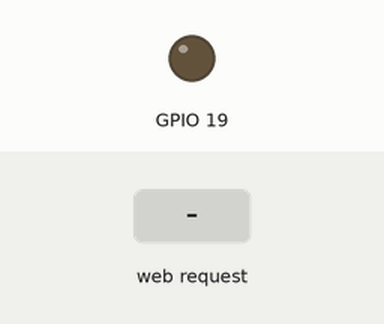
A sketch run on a simulated ESP32. Parts: output pins drawn as LEDs (lit = HIGH). The test bench sets the inputs (shaded band). WiFi joins after 1.5 s; servers stay silent unless stated; nothing arrives over Bluetooth unless stated; what the sketch prints to the serial monitor is not drawn.

Above: at 2.7 s.
2.8 s: HTTP request GET /callcancle received
At 4.3 s:
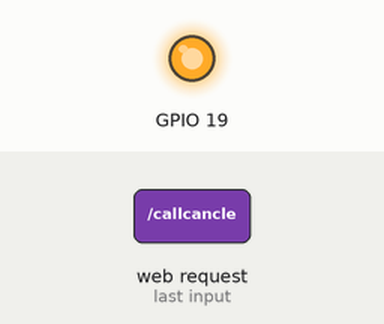
Timing chart, 0 to 6.0 s (numbered marks = the images above; inputs shaded):
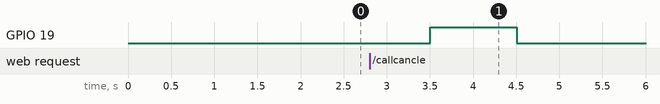

The sketch:

bluetoothscan2.ino
```cpp
#include <BLEDevice.h>
#include <BLEUtils.h>
#include <BLEScan.h>
#include <BLEAdvertisedDevice.h>
#include <WiFi.h>
#include <WebServer.h>


// 접속할 WIFI Name /  WIFI Password
const char* ssid = "NNX-2.4G";
const char* password = "$@43skshslrtm";

// 고정 IP 설정
IPAddress ip(192, 168, 0, 88);
IPAddress gateway(192, 168, 0, 1);
IPAddress subnet(255, 255, 255, 0);

// 포트 설정
const int serverPort = 80;
WebServer server(serverPort);
int scanTime = 1; // 스캔 시간을 5초로 설정합니다.


// 와이파이 접속
void setup_wifi(){
    // 시리얼 통신 초기화(실행), 전송속도 설정

    // 고정 IP 설정
    if (!WiFi.config(ip, gateway, subnet)){
        Serial.println("STA Failed to configure");
    }
    // 먼저 WiFi 네트워크에 연결합니다.
    Serial.println();
    Serial.print("Connecting to ");
    Serial.println(ssid);

    WiFi.begin(ssid, password);

    // 와이파이가 접속이 됬는지 확인
    while (WiFi.status() != WL_CONNECTED){
        delay(500);
        Serial.print("연결 시도중!");
    }

    Serial.println("");
    Serial.println("WiFi connected");
    Serial.print("IP address: ");
    Serial.println(WiFi.localIP());
    Serial.print("Port address: ");
    Serial.println(serverPort);
}
void reconnectWiFi() {
    if (WiFi.status() != WL_CONNECTED) {
        WiFi.disconnect();
        WiFi.config(ip, gateway, subnet);
        WiFi.begin(ssid, password);
        Serial.print("Reconnecting to WiFi");

        while (WiFi.status() != WL_CONNECTED) {
            delay(500);
            Serial.print(".");
        }

        Serial.println("");
        Serial.println("WiFi reconnected");
        Serial.print("IP address: ");
        Serial.println(WiFi.localIP());
        Serial.print("Port address: ");
        Serial.println(serverPort);
    }
}
void callCancle() {
  if(!digitalRead(19)){
    digitalWrite(19, HIGH);
    delay(1000);
    digitalWrite(19, LOW);
    Serial.println("통화 종료");
    server.send(200, "text/plain", "통화 종료");
  }else{
    digitalWrite(19, LOW);
    delay(1000);
    digitalWrite(19, HIGH);
    Serial.println("통화 종료");
    server.send(200, "text/plain", "통화 종료");
  }
}

// 콜백 클래스를 정의합니다. 이 클래스는 스캔 중 발견된 각 장치에 대해 호출됩니다.
class MyAdvertisedDeviceCallbacks: public BLEAdvertisedDeviceCallbacks {
  void onResult(BLEAdvertisedDevice advertisedDevice) {
    Serial.print("장치 발견 ");
    // Serial.println(advertisedDevice.toString().c_str());
      Serial.print("Name: ");
      Serial.println(advertisedDevice.getName().c_str());

      // 장치 주소 출력
      // Serial.print("Address: ");
      // Serial.println(advertisedDevice.getAddress().toString().c_str());

      // 제조사 데이터 출력
      // Serial.print("Manufacturer Data: ");
      // Serial.println(advertisedDevice.getManufacturerData().c_str());

      // 서비스 UUID 출력
      Serial.println("UUID 목록:");
      for (int i = 0; i < advertisedDevice.getServiceUUIDCount(); i++) {
        Serial.println(advertisedDevice.getServiceUUID(i).toString().c_str());
      }

      // RSSI 출력
      // Serial.print("RSSI: ");
      // Serial.println(advertisedDevice.getRSSI());
  }
};

void setup() {
  Serial.begin(115200);
  // 핀모드
  pinMode(19, OUTPUT);
  digitalWrite(19, LOW);
  setup_wifi();
  server.on("/callcancle", callCancle);
  server.begin();


  // 블루투스 장치 스캔
  BLEDevice::init("");
  BLEScan* pBLEScan = BLEDevice::getScan(); // BLE 스캐너 생성
  pBLEScan->setAdvertisedDeviceCallbacks(new MyAdvertisedDeviceCallbacks());
  pBLEScan->setActiveScan(true); // 활성 스캔 모드를 사용합니다.
  pBLEScan->setInterval(100);
  pBLEScan->setWindow(99);  // 더 적극적인 스캔을 위해 설정
}

void loop() {
  // 와이파이 연결 체크
  reconnectWiFi();
  // 5초 동안 스캔을 수행합니다.
  BLEScanResults foundDevices = BLEDevice::getScan()->start(scanTime, false);
  Serial.print("발견된 장치 수: ");
  Serial.println(foundDevices.getCount());
  Serial.println("스캔 종료");
  Serial.println("=============================");


  // 스캔을 멈추고, 잠시 후 다시 시작합니다.
  BLEDevice::getScan()->clearResults();
  server.handleClient();
  delay(1000);
  server.handleClient();
}
```

Measured:
- after the input at 2.8 s, GPIO 19: LOW → HIGH after 0.71 s, → LOW 1.0 s later
